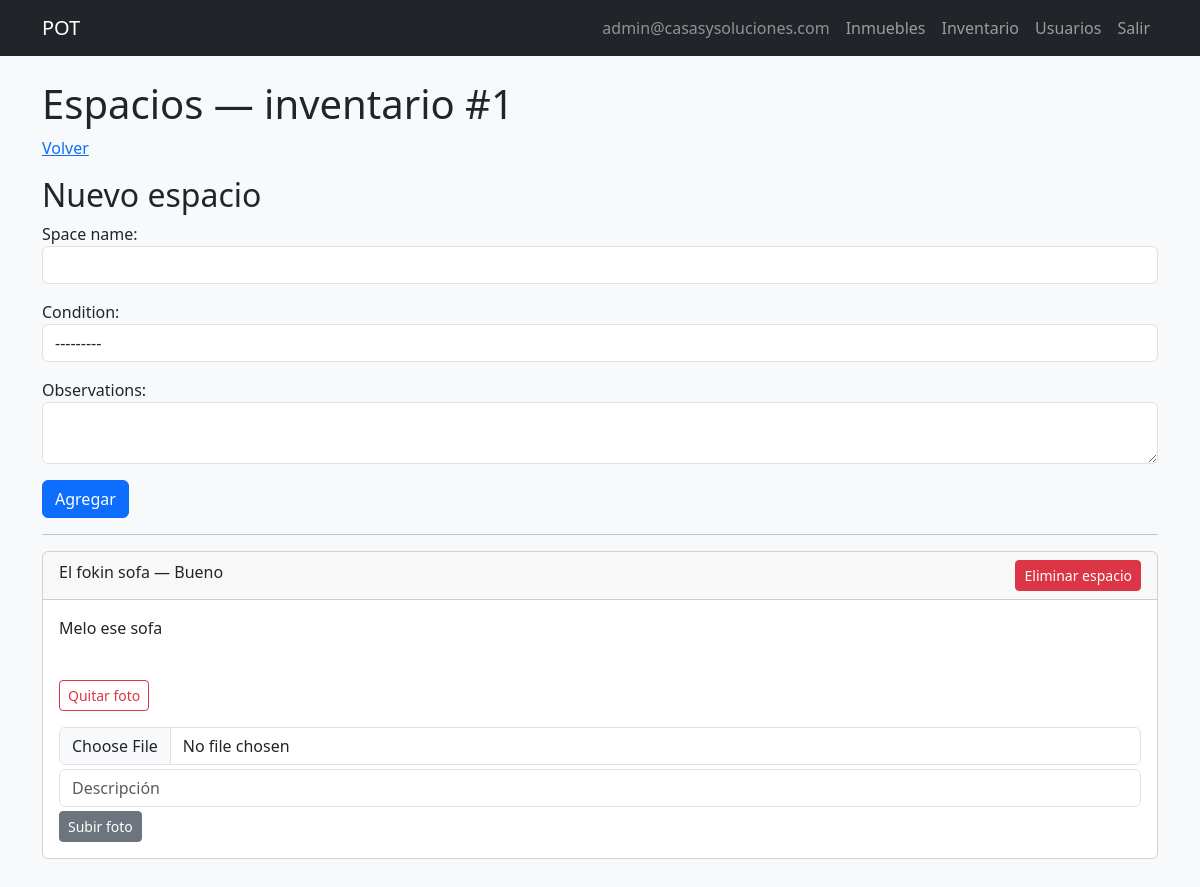
The page /inventories/1/spaces/ (signed in) on the database its author committed.
### pot/models.py (models this page shows, shortened)
class CustomUser(AbstractUser):
    class Role(models.TextChoices):
        ADMIN = 'ADMIN', 'Administrador'
        ASSISTANT = 'ASSISTANT', 'Asistente Administrativo'
        TENANT = 'TENANT', 'Arrendatario'
        TECHNICIAN = 'TECHNICIAN', 'Técnico'
    class DocumentType(models.TextChoices):
        CC = 'CC', 'Cédula de ciudadanía'
        CE = 'CE', 'Cédula de extranjería'
        PASSPORT = 'PASSPORT', 'Pasaporte'
        NIT = 'NIT', 'NIT'
    username = models.CharField(max_length=150, unique=True, blank=True)
    email = models.EmailField(unique=True)
    phone = models.CharField(max_length=20, default='')
    public_code = models.CharField(max_length=20, unique=True, blank=True, null=True)
    document_type = models.CharField(
        max_length=20,
        choices=DocumentType.choices,
        blank=True,
        default='',
    )
    document_number = models.CharField(max_length=30, unique=True, blank=True, null=True)
    avatar = models.ImageField(upload_to='avatars/%Y/%m/', blank=True, null=True, max_length=255)
    role = models.CharField(max_length=20, choices=Role.choices, default=Role.TENANT)
    password_changed = models.BooleanField(default=False)
    password_reset_token = models.CharField(max_length=255, null=True, blank=True)
    password_reset_expires = models.DateTimeField(null=True, blank=True)
    login_attempts = models.PositiveIntegerField(default=0)
    login_locked_until = models.DateTimeField(null=True, blank=True)
    created_at = models.DateTimeField(auto_now_add=True)
    updated_at = models.DateTimeField(auto_now=True)
    USERNAME_FIELD = 'email'
    REQUIRED_FIELDS = []
    objects = CustomUserManager()
    class Meta:
        ordering = ['-created_at']
    def is_staff_operative(self):
        return self.role in (self.Role.ADMIN, self.Role.ASSISTANT)

class Inventory(models.Model):
    class Type(models.TextChoices):
        INITIAL = 'INITIAL', 'Inicial'
        FINAL = 'FINAL', 'Final'
    class Status(models.TextChoices):
        IN_PROGRESS = 'IN_PROGRESS', 'En registro'
        PENDING_SIGNATURE = 'PENDING_SIGNATURE', 'Pendiente de firma'
        PENDING_APPROVAL = 'PENDING_APPROVAL', 'Pendiente de aprobación'
        OBSERVATIONS_PENDING = 'OBSERVATIONS_PENDING', 'Observaciones pendientes'
        ACCEPTED = 'ACCEPTED', 'Aceptado'
        CLOSED = 'CLOSED', 'Cerrado'
    property = models.ForeignKey(Property, on_delete=models.CASCADE, related_name='inventories')
    tenant = models.ForeignKey(
        CustomUser,
        on_delete=models.CASCADE,
        related_name='inventories_as_tenant',
        limit_choices_to={'role': CustomUser.Role.TENANT},
    )
    property_association = models.ForeignKey(
        'UserPropertyAssociation',
        on_delete=models.SET_NULL,
        null=True,
        blank=True,
        related_name='inventories',
    )
    inventory_type = models.CharField(max_length=10, choices=Type.choices)
    status = models.CharField(max_length=30, choices=Status.choices, default=Status.IN_PROGRESS)
    delivery_date = models.DateField()
    observations = models.TextField(blank=True, null=True)
    signed_at = models.DateTimeField(null=True, blank=True)
    signed_by = models.ForeignKey(
        CustomUser,
        on_delete=models.SET_NULL,
        null=True,
        blank=True,
        related_name='inventories_signed',
    )
    signature_token = models.CharField(max_length=255, blank=True, null=True)
    created_at = models.DateTimeField(auto_now_add=True)
    created_by = models.ForeignKey(
        CustomUser,
        on_delete=models.SET_NULL,
        null=True,
        blank=True,
        related_name='inventories_created',
    )
    updated_at = models.DateTimeField(auto_now=True)
    class Meta:
        ordering = ['-created_at']
        unique_together = ('property_association', 'inventory_type')
    def is_editable(self):
        if self.inventory_type == self.Type.INITIAL:
            return self.status in (self.Status.IN_PROGRESS, self.Status.PENDING_SIGNATURE, self.Status.OBSERVATIONS_PENDING)
        return self.status == self.Status.IN_PROGRESS

class InventorySpace(models.Model):
    class Condition(models.TextChoices):
        GOOD = 'GOOD', 'Bueno'
        REGULAR = 'REGULAR', 'Regular'
        BAD = 'BAD', 'Malo'
    inventory = models.ForeignKey(Inventory, on_delete=models.CASCADE, related_name='spaces')
    space_name = models.CharField(max_length=100)
    condition = models.CharField(max_length=20, choices=Condition.choices)
    observations = models.TextField(blank=True, null=True)
    quantity = models.PositiveIntegerField(default=1, validators=[MinValueValidator(1)])
    order = models.IntegerField(default=0)
    created_at = models.DateTimeField(auto_now_add=True)
    updated_at = models.DateTimeField(auto_now=True)
    class Meta:
        ordering = ['order', 'space_name']

class InventorySpacePhoto(models.Model):
    space = models.ForeignKey(InventorySpace, on_delete=models.CASCADE, related_name='photos')
    image = models.ImageField(upload_to=inventory_space_photo_upload, max_length=255)
    thumbnail = models.ImageField(upload_to=inventory_space_thumb_upload, max_length=255, blank=True, null=True)
    description = models.CharField(max_length=255, blank=True, null=True)
    uploaded_at = models.DateTimeField(auto_now_add=True)
    uploaded_by = models.ForeignKey(CustomUser, on_delete=models.SET_NULL, null=True, blank=True)
    class Meta:
        ordering = ['uploaded_at']
    def get_thumbnail_url(self):
        if self.thumbnail:
            return self.thumbnail.url
        return self.image.url if self.image else ''

### pot/views.py (the view, shortened to what this page needs)
# urls.py: path('inventories/<int:inventory_id>/spaces/', views.InventorySpaceManagementView.as_view(), name='inventory_spaces'),
class InventorySpaceManagementView(StaffOperativeRequiredMixin, View):
    def get(self, request, inventory_id):
        inv = get_object_or_404(Inventory, pk=inventory_id)
        if not inv.is_editable():
            messages.error(request, 'Inventario no editable.')
            return redirect('pot:inventory_detail', inventory_id=inv.pk)
        return render(
            request,
            'inventory/inventory_spaces.html',
            {'inventory': inv, 'space_form': InventorySpaceForm()},
        )

### pot/forms.py (shortened to what this page needs)
class InventorySpaceForm(forms.ModelForm):
    class Meta:
        model = InventorySpace
        fields = ['space_name', 'condition', 'observations']
        widgets = {
            'space_name': forms.TextInput(attrs={'class': 'form-control'}),
            'condition': forms.Select(attrs={'class': 'form-control'}),
            'observations': forms.Textarea(attrs={'class': 'form-control', 'rows': 2}),
        }

### pot/views.py (called while the page is built)
    def test_func(self):
        u = self.request.user
        return u.is_staff_operative()

### templates/inventory/inventory_spaces.html (shortened to what this page needs)
{% extends 'base.html' %}
{% block content %}
<h1>Espacios — inventario #{{ inventory.id }}</h1>
<p><a href="{% url 'pot:inventory_detail' inventory.id %}">Volver</a></p>
<h2>Nuevo espacio</h2>
<form method="post">{% csrf_token %}{{ space_form.as_p }}<button class="btn btn-primary">Agregar</button></form>
<hr>
{% for s in inventory.spaces.all %}
<div class="card mb-3"><div class="card-header">{{ s.space_name }} — {{ s.get_condition_display }}
<form action="{% url 'pot:inventory_space_delete' s.id %}" method="post" class="float-end d-inline">{% csrf_token %}<button class="btn btn-sm btn-danger">Eliminar espacio</button></form>
</div>
<div class="card-body">
<p>{{ s.observations|default:"—" }}</p>
<div class="row">{% for ph in s.photos.all %}
<div class="col-md-3 mb-2"><img src="{{ ph.get_thumbnail_url }}" class="img-fluid" alt="">
<form action="{% url 'pot:inventory_photo_delete' ph.id %}" method="post">{% csrf_token %}<button class="btn btn-sm btn-outline-danger">Quitar foto</button></form>
</div>{% empty %}<p class="text-muted">Sin fotos</p>{% endfor %}</div>
<form action="{% url 'pot:inventory_photo_upload' s.id %}" method="post" enctype="multipart/form-data" class="mt-2">{% csrf_token %}
<input type="file" name="image" accept="image/png,image/jpeg" class="form-control" required>
<input type="text" name="description" class="form-control mt-1" placeholder="Descripción">
<button class="btn btn-sm btn-secondary mt-1">Subir foto</button></form>
</div></div>
{% empty %}<p>Sin espacios aún.</p>{% endfor %}
{% endblock %}

### templates/base.html (shortened to what this page needs)
{% load static %}
<!DOCTYPE html>
<html lang="es">
<head>
    <link href="https://cdn.jsdelivr.net/npm/bootstrap@5.3.3/dist/css/bootstrap.min.css" rel="stylesheet">
    <link rel="stylesheet" href="{% static 'css/style.css' %}">
</head>
<body class="bg-light">
<nav class="navbar navbar-expand-lg navbar-dark bg-dark mb-4">
    <div class="container">
        <a class="navbar-brand" href="{% if not user.is_authenticated %}{% url 'pot:login' %}{% elif user.role == 'TENANT' %}{% url 'pot:dashboard_tenant' %}{% else %}{% url 'pot:dashboard_staff' %}{% endif %}">POT</a>
        <div class="navbar-nav ms-auto">
            {% if user.is_authenticated %}
                <span class="nav-link text-white-50">{{ user.email }}</span>
                {% if user.is_staff_operative %}
                    <a class="nav-link" href="{% url 'pot:property_list' %}">Inmuebles</a>
                    <a class="nav-link" href="{% url 'pot:inventory_create' %}">Inventario</a>
                {% endif %}
                {% if user.role == 'ADMIN' %}
                    <a class="nav-link" href="{% url 'pot:user_list' %}">Usuarios</a>
                {% endif %}
                <a class="nav-link" href="{% url 'pot:logout' %}">Salir</a>
            {% else %}
                <a class="nav-link" href="{% url 'pot:login' %}">Entrar</a>
            {% endif %}
        </div>
    </div>
</nav>
<main class="container pb-5">
    {% block content %}{% endblock %}
</main>
</body>
</html>

### rows shown on the page
CustomUser: email "admin@casasysoluciones.com"
Inventory: id "1"
InventorySpace: space_name "El fokin sofa", condition "Bueno", observations "Melo ese sofa"
